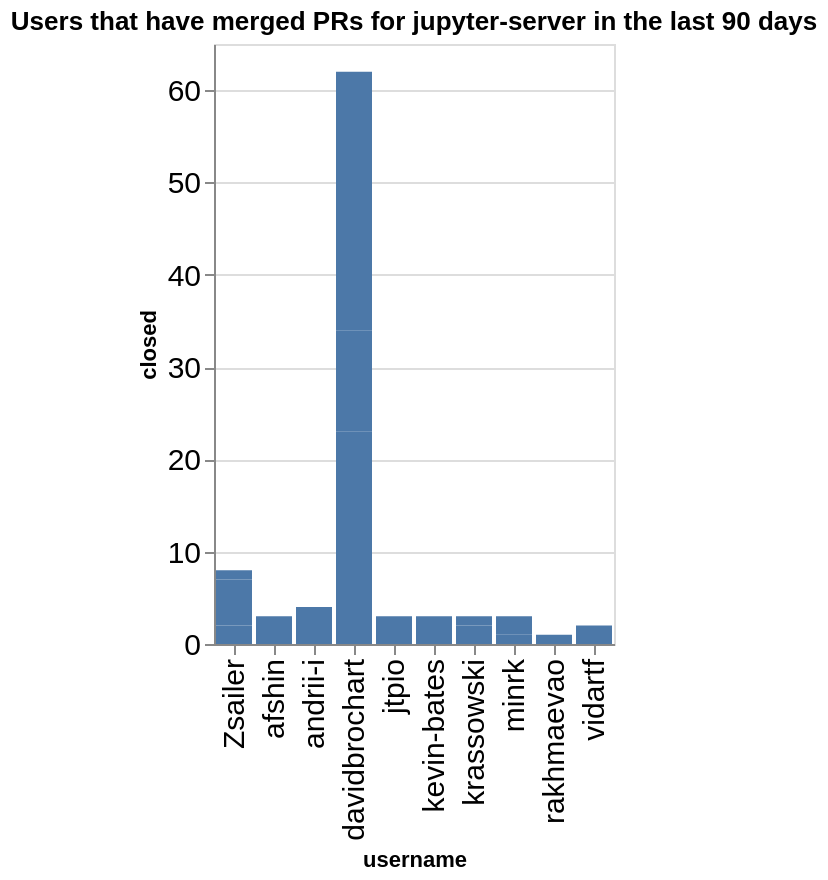

Here is the notebook cell this chart was saved with:
### Code cell
charts = []
title = f"Users that have merged PRs for {github_org} in the last {n_days} days"
ch = alt.Chart(data=closed_by_repo.replace(np.nan, 0), title=title).mark_bar().encode(
    x='username',
    y='closed',
)
ch

### Figure 1 — Vega-Lite specification as saved in the notebook (floating-point values rounded to 4 significant figures)
{"config": {"axisLeft": {"labelFontSize": 15}, "axisBottom": {"labelFontSize": 15}}, "data": {"name": "data-62dcb1bd23d0610d7473fb21e7c56e30"}, "mark": {"type": "bar"}, "encoding": {"x": {"field": "username", "type": "nominal"}, "y": {"field": "closed", "type": "quantitative"}}, "title": "Users that have merged PRs for jupyter-server in the last 90 days", "$schema": "https://vega.github.io/schema/vega-lite/v5.20.1.json", "datasets": {"data-62dcb1bd23d0610d7473fb21e7c56e30": [{"name": "fps", "username": "Zsailer", "closed": 2}, {"name": "fps", "username": "davidbrochart", "closed": 23}, {"name": "gateway_provisioners", "username": "kevin-bates", "closed": 3}, {"name": "jupyter-scheduler", "username": "andrii-i", "closed": 4}, {"name": "jupyter_releaser", "username": "jtpio", "closed": 3}, {"name": "jupyter_releaser", "username": "krassowski", "closed": 2}, {"name": "jupyter_server", "username": "Zsailer", "closed": 5}, {"name": "jupyter_server", "username": "afshin", "closed": 3}, {"name": "jupyter_server", "username": "minrk", "closed": 1}, {"name": "jupyter_server", "username": "vidartf", "closed": 2}, {"name": "jupyter_server_terminals", "username": "Zsailer", "closed": 1}, {"name": "jupyter_ydoc", "username": "davidbrochart", "closed": 11}, {"name": "jupyter_ydoc", "username": "krassowski", "closed": 1}, {"name": "jupyverse", "username": "davidbrochart", "closed": 28}, {"name": "jupyverse", "username": "rakhmaevao", "closed": 1}, {"name": "pytest-jupyter", "username": "minrk", "closed": 2}]}}
